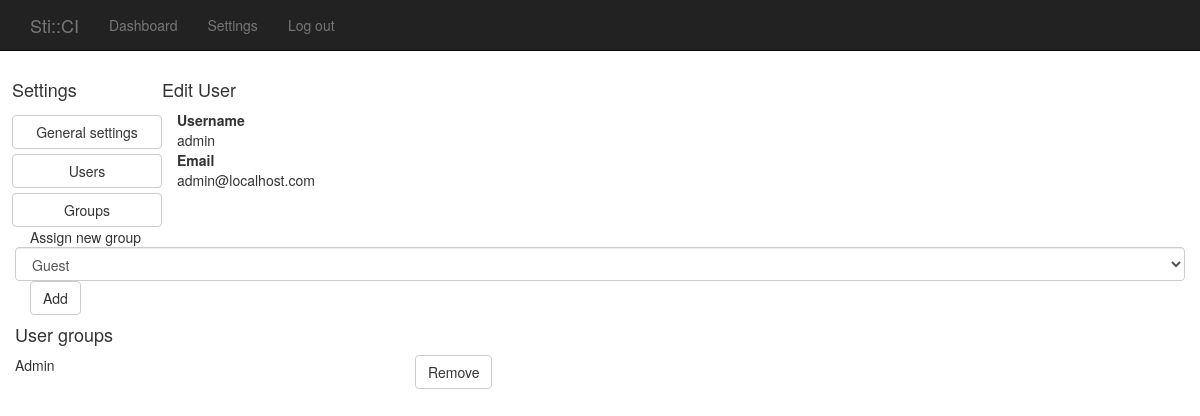
Screenshot of /edit_user.php?user_id=1 (signed in) with the database file from the repository.
### tables this page shows
CREATE TABLE IF NOT EXISTS `users` (
  `user_id` int(25) NOT NULL AUTO_INCREMENT,
  `username` varchar(255) NOT NULL,
  `password` varchar(255) NOT NULL,
  `hash_type` varchar(8) NOT NULL,
  `email` varchar(255) NOT NULL,
  `stamp` int(25) NOT NULL,
  PRIMARY KEY (`user_id`)
);

CREATE TABLE IF NOT EXISTS `groups` (
  `group_id` int(25) NOT NULL AUTO_INCREMENT,
  `group_name` varchar(255) NOT NULL,
  `flags` int(2) NOT NULL,
  PRIMARY KEY (`group_id`)
);

### actions/CommonAction.php (called while the page is built, shortened)
<?php
require_once("db/DbUser.php");
require_once("db/DbGroup.php");
class CommonAction {
	public $groups;
	public function __construct($title = "None", $requiredFlags = 0)
	{
		$this->groups = array();
		if(isset($_SESSION['user_id']) && isset($_SESSION['logged']))
		{
			$this->userId = $_SESSION['user_id'];
			$user = DbUser::GetUserById($this->userId);
			if($user->id == 0)
			{
				$this->errors[] = "This user is invalid !";
			}
			else
			{
				DbUser::fillGroup($user);
				$this->groups = $user->groups;
			}
		}
		else
		{
			$this->groups[] = DbGroup::GetGroupByName('Guest');
		}
	}
	public function testGroupFlags($flag)
	{
		foreach($this->groups as $g)
		{
			if($g->testFlags($flag))
			{
				return true;
			}
		}
		return false;
	}
}

### db/DbUser.php (called while the page is built, shortened)
<?php
require_once("db/DbConnection.php");
require_once("classes/Group.php");
class DbUser
{
	public static function GetUserById($user_id)
	{
		$user = new User();
		$con = new DbConnection();
		$query = "SELECT user_id, username, password, hash_type, email, stamp FROM users WHERE user_id = ?";
		$st = $con->prepare($query);
		$st->bind_param("i", $user_id);
		$st->bind_result($u_id, $u_name, $u_pass, $u_hash, $u_email, $u_stamp);
		$st->execute();
		if($st->fetch())
		{
			$user->id = $u_id;
			$user->username = $u_name;
			$user->password = $u_pass;
			$user->hashType = $u_hash;
			$user->email = $u_email;
			$user->stamp = $u_stamp;
		}
		return $user;
	}
	public static function fillGroup($user)
	{
		if($user->id != 0)
		{
			$con = new DbConnection();
			$query = "SELECT g.group_id, g.group_name, g.flags FROM groups g JOIN users_groups ug ON ug.group_id = g.group_id WHERE ug.user_id = ?";
			$st = $con->prepare($query);
			$user_id = $user->id;
			$st->bind_param("i", $user_id);
			$st->bind_result($g_id, $g_name, $flags);
			$st->execute();
			while($st->fetch())
			{
				$g = new Group();
				$g->id = $g_id;
				$g->name = $g_name;
				$g->flags = $flags;
				$user->groups[] = $g;
			}
		}
	}
}

### db/DbConnection.php (called while the page is built, shortened)
<?php
class DbConnection
{
	private $connection;
	public function prepare($query)
	{
		return $this->connection->prepare($query);
	}
	public function open()
	{
		$this->connection = new mysqli(DB_SERVER, DB_USER, DB_PASS, DB_DATABASE);
	}
}

### actions/EditUserAction.php (called while the page is built, shortened)
<?php
require_once("actions/CommonAction.php");
class EditUserAction extends CommonAction
{
	public function __construct()
	{
		parent::__construct("Edit user", Group::$AdminUsers);
	}
	public function execute()
	{
		if(isset($_GET['user_id']))
		{
			$this->_user = DbUser::GetUserById($_GET['user_id']);
			$this->all_groups = DbGroup::GetGroups();
			$this->_groups = $this->_user->groups;
		}
		else
		{
			header('location: users.php');
		}
	}
}

### classes/Group.php (called while the page is built, shortened)
<?php
class Group
{
	public $flags;
	public function __construct()
	{
		$this->flags = 0;
	}
	public function testFlags($flag)
	{
		$if = $this->flags & $flag;
		return ($if == $flag);
	}
}

### db/DbGroup.php (called while the page is built, shortened)
<?php
require_once("db/DbConnection.php");
require_once("classes/Group.php");
class DbGroup
{
	public static function GetGroups()
	{
		$list = array();
		$con = new DbConnection();
		$query = "SELECT group_id, group_name, flags FROM groups";
		$st = $con->prepare($query);
		$st->bind_result($g_id, $g_name, $g_flags);
		$st->execute();
		while($st->fetch())
		{
			$group = new Group();
			$group->id = $g_id;
			$group->name = $g_name;
			$group->flags = $g_flags;
			$list[] = $group;
		}
		return $list;
	}
}

### edit_user.php (the view, shortened to what this page needs)
<?php
require_once("actions/EditUserAction.php");
$page = new EditUserAction();
$page->execute();
require_once("header.php");
require_once("settings_sidemenu.php");
?>
<div class="container">
	<h4>Edit User</h4>
	<div class="row">
		<div class="col-sm-4">
		<strong>Username</strong>
		</div>
		<div class="col-sm-8">
		<?php echo $page->_user->username; ?>
		</div>
		<div class="col-sm-4">
		<strong>Email</strong>
		</div>
		<div class="col-sm-8">
		<?php echo $page->_user->email; ?>
		</div>
	</div>
	<div class="row">
		<form role="role" method="post" action="edit_user.php?user_id=<?php echo $page->_user->id; ?>&addgrp">
		<div class="col-sm-2">
		Assign new group
		</div>
		<select name="add_group" class="form-control">
			<?php
			foreach($page->all_groups as $g)
			{
			?>
			<option value="<?php echo $g->name; ?>"><?php echo $g->name; ?></option>
			<?php
			}
			?>
		</select>
		<div class="form-group">
			<div class="col-sm-6 col-sm-offset2">
				<button type="submit" class="btn btn-default">Add</button>
			</div>
		</div>
	</div>
	<div class="row">
		<h4>User groups</h4>
		<?php
		foreach($page->_groups as $g)
		{
		?>
		<div class="row">
			<div class="col-sm-4">
			<?php echo $g->name; ?>
			</div>
			<div class="col-sm-4">
			<a href="edit_user.php?user_id=<?php echo $page->_user->id; ?>&group=<?php echo $g->name; ?>&remgrp" class="btn btn-default">Remove</a>
			</div>
		</div>
		<?php
		}
		?>
	</div>
</div>
<?php
require_once("footer.php");

### css/stici.css (style rules this page uses)
body { padding-top: 70px; }

### rows the page displays
users: username "admin", email "admin@localhost.com"
groups: group_name "Admin"

### other values shown
form field add_group "Guest"
